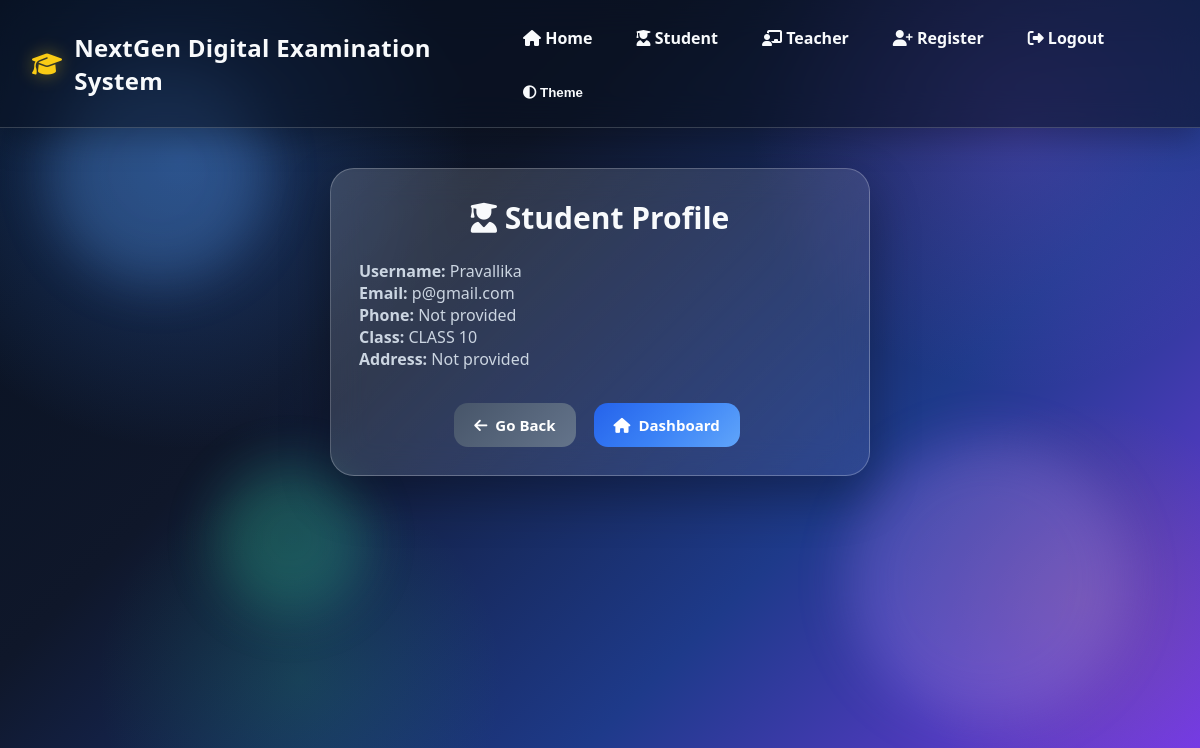
Page /student-profile/ (signed in) on the committed database.
### quiz/models.py (models this page shows, shortened)
class StudentProfile(models.Model):
    user = models.OneToOneField(User, on_delete=models.CASCADE)
    student_class = models.ForeignKey(StudentClass, on_delete=models.CASCADE)
    phone = models.CharField(max_length=15, blank=True, null=True)
    address = models.TextField(blank=True, null=True)
    profile_image = models.ImageField(upload_to='student_profiles/', blank=True, null=True)

class StudentClass(models.Model):
    name = models.CharField(max_length=100)
    def __str__(self):
        return self.name

### quiz/views.py (the view)
# urls.py: path('student-profile/', views.student_profile_view, name='student-profile'),
@login_required
def student_profile_view(request):
    try:
        profile = StudentProfile.objects.get(user=request.user)
    except StudentProfile.DoesNotExist:
        profile = None
    return render(request, 'quiz/student_profile.html', {'profile': profile})

### templates/quiz/student_profile.html (shortened to what this page needs)
{% extends 'quiz/base.html' %}
{% block content %}
<div class="form-card premium-card">
    <h2>
        <i class="fa-solid fa-user-graduate"></i> Student Profile
    </h2>
    {% if profile %}
        <p><strong>Username:</strong> {{ profile.user.username }}</p>
        <p><strong>Email:</strong> {{ profile.user.email }}</p>
        <p><strong>Phone:</strong> {{ profile.phone|default:"Not provided" }}</p>
        <p><strong>Class:</strong> {{ profile.student_class }}</p>
        <p><strong>Address:</strong> {{ profile.address|default:"Not provided" }}</p>
    {% else %}
        <p>Your profile is not created yet.</p>
    {% endif %}
    <div style="margin-top:25px; display:flex; justify-content:center; gap:12px;">
        <a href="javascript:history.back()" class="btn btn-secondary">
            <i class="fa-solid fa-arrow-left"></i> Go Back
        </a>
        <a href="{% url 'student-dashboard' %}" class="btn btn-primary">
            <i class="fa-solid fa-house"></i> Dashboard
        </a>
    </div>
</div>
{% endblock %}

### rows in the picture
StudentProfile: user.username "Pravallika", user.email "p@gmail.com", phone "Not provided", student_class "CLASS 10", address "Not provided"
